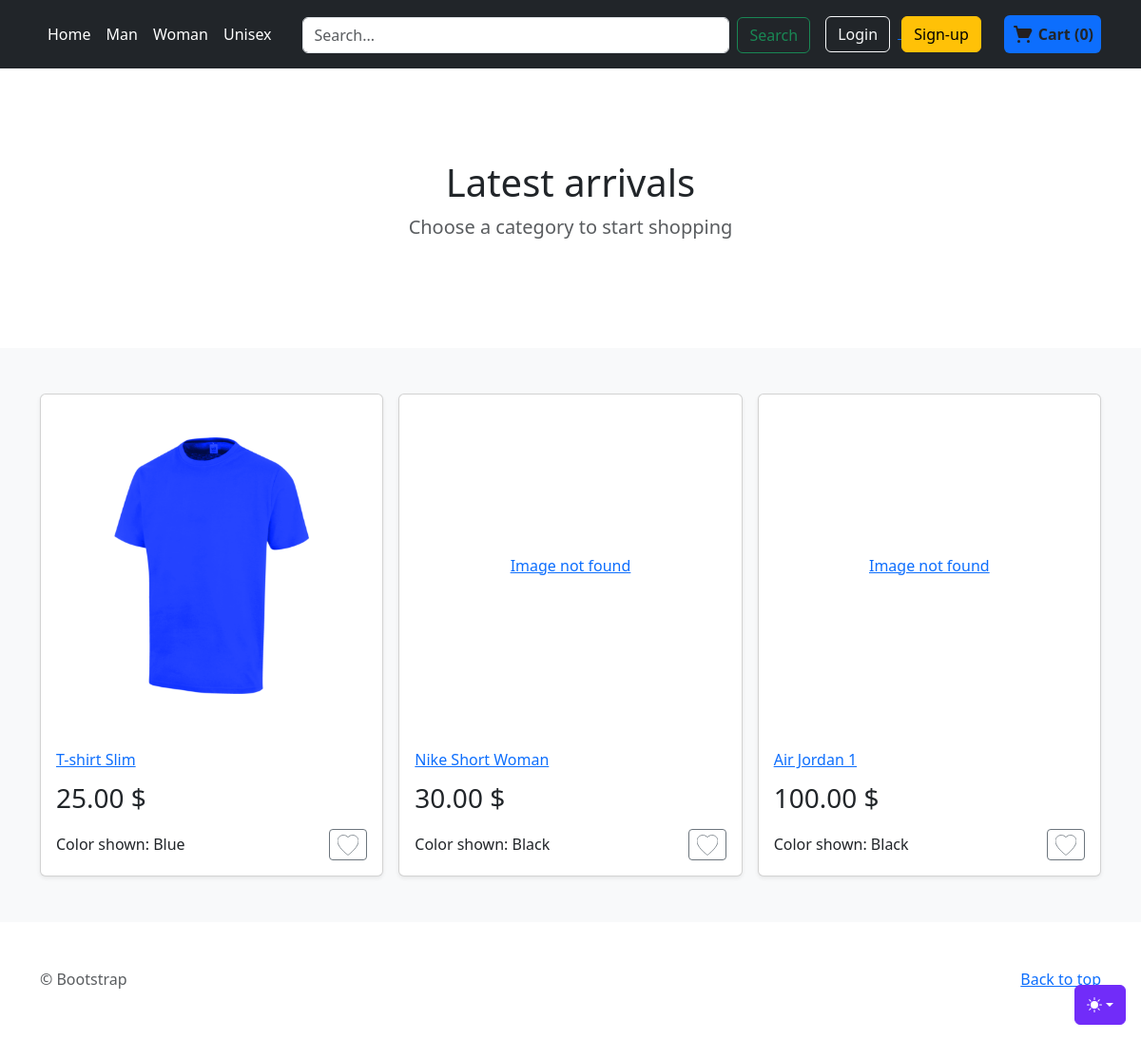
Before: / with the older database file.
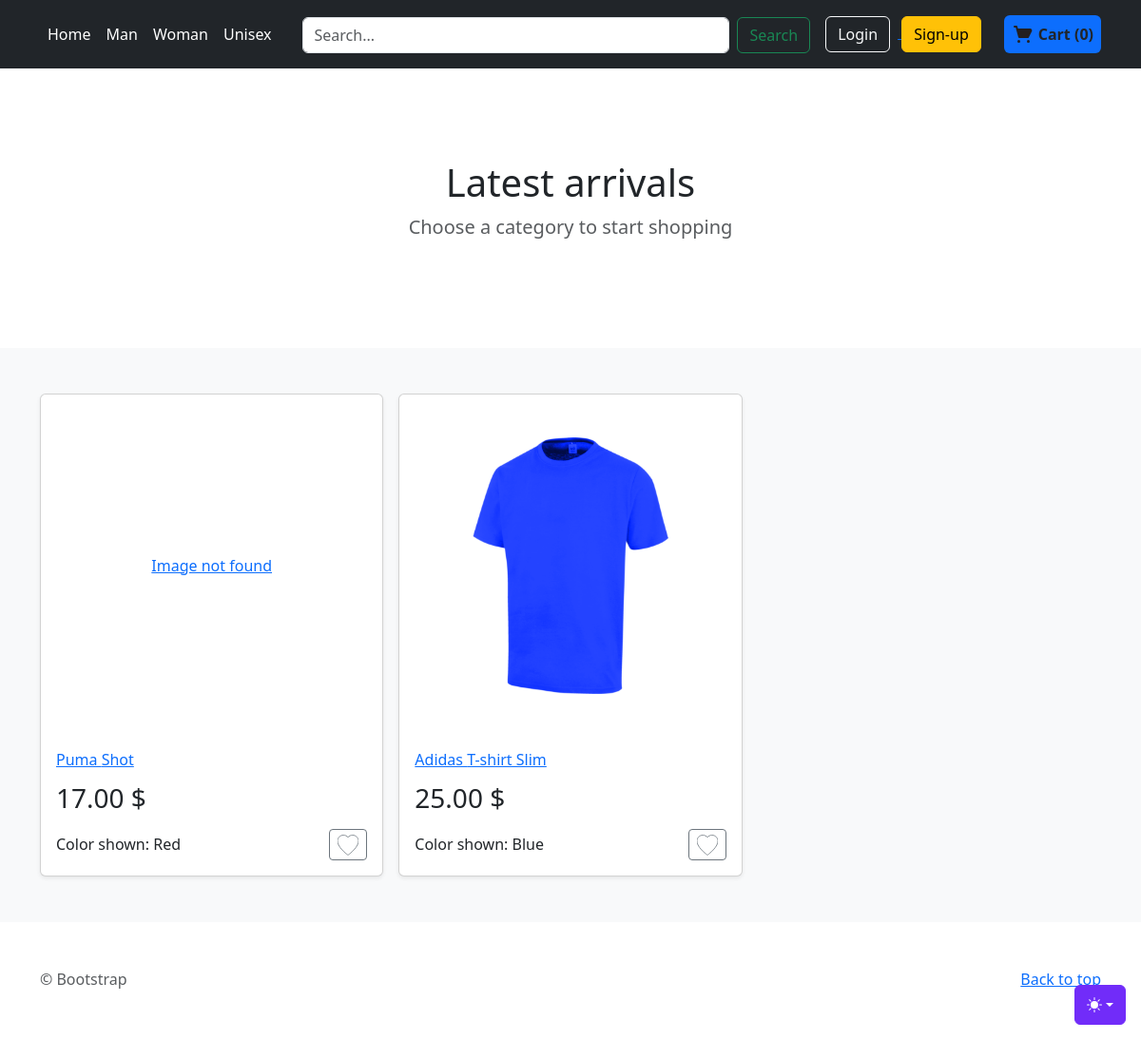
After: the same page with the newer database file.
### store/models.py (models this page shows, shortened)
class ProductVariant(models.Model):
    title = models.CharField(max_length=100, blank=True, null=True)
    product = models.ForeignKey(Product, on_delete=models.CASCADE)
    color = models.ForeignKey(Color, on_delete=models.CASCADE, blank=True, null=True)
    size = models.ForeignKey(Size, on_delete=models.CASCADE, blank=True, null=True)
    image_id = models.ForeignKey(Image, blank=True, null=True,on_delete=models.CASCADE)
    price = models.DecimalField(max_digits=12, decimal_places=2, default=0)
    quantity = models.IntegerField(default=1,null=False)
    purchased = models.PositiveIntegerField(default=0, null=False, blank=True)

class Image(models.Model):
    name = models.CharField(max_length=50, blank=True)
    product=models.ForeignKey(Product, on_delete=models.CASCADE)
    image = models.ImageField(blank=True, upload_to='static/images/')

class Product(models.Model):
    NONE = 'None'
    SIZE = 'Size'
    COLOR = 'Color'
    SIZE_COLOR = 'Size-Color'
    VARIANTS = (
        (NONE, 'None'),
        (SIZE, 'Size'),
        (COLOR, 'Color'),
        (SIZE_COLOR, 'Size-Color'),
    )
    GENDERS = (
        ('Male', 'Male'),
        ('Female', 'Female'),
        ('Unisex', 'Unisex')
    )
    name = models.CharField(max_length=255, null=False, blank=False)
    slug = models.SlugField(null=False, unique=True)
    brand = models.ForeignKey(Brand, null=True, blank=True, on_delete=models.CASCADE)
    category = models.ForeignKey(Category, null=False, blank=False, on_delete=models.CASCADE)
    description = models.TextField(null=True, blank=True)
    base_price = models.DecimalField(max_digits=10, decimal_places=2, null=False,blank=False)
    variant = models.CharField(max_length=10, choices=VARIANTS, default=SIZE_COLOR)
    date_added = models.DateTimeField(auto_now_add=True, null=True)
    gender = models.CharField(max_length=10, choices=GENDERS, default='Unisex')

class Color(models.Model):
    color_name = models.CharField(max_length=100)

class Brand(models.Model):
    brand_name = models.CharField(max_length=100)

### store/views.py (the view)
# urls.py: path('', views.index, name='home'),
def index(request):
    total_latest_shown = 6
    products = ProductVariant.objects.select_related('product').filter(quantity__gt=0).all().order_by('-product__date_added')[:total_latest_shown]
    data = {
        'products': products,
    }
    return render(request, 'store/index.html', data | header_data(request))

### order/models.py (called while the page is built)
    def total_items(self):
        return sum(item.quantity for item in self.cartitem_set.all())

    def total_price(self):
        total = 0
        for item in self.cartitem_set.all():
            total += item.quantity * item.product.price
        return total

### order/views.py (called while the page is built)
def get_or_create_cart(request):
    if request.user.is_authenticated:
        cart, created = Cart.objects.get_or_create(user=request.user)
    else:
        session_cart_id = request.session.get('cart_id')
        if session_cart_id:
            cart, created = Cart.objects.get_or_create(session_id=session_cart_id)
        else:
            cart = Cart.objects.create(session_id=str(uuid.uuid4()))
            request.session['cart_id'] = cart.session_id
    return cart

def get_cart_products(cart):
    cart_items = CartItem.objects.filter(cart=cart).select_related('product')
    cart_products = [
        {
            'product_id': item.product.id,
            'name': item.product.product.brand.brand_name + " " + item.product.title,
            'price': item.product.price,
            'quantity': item.quantity,
            'size': item.product.size.size_name if item.product.size else "One size",
            'color': item.product.color.color_name if item.product.color else "One color"
        } for item in cart_items
    ]
    return cart_products

def cart_info(request):
    cart = get_or_create_cart(request)
    data_response = {
        'cart_products': get_cart_products(cart),
        'total_items': cart.total_items(),
        'total_price': cart.total_price()
    }
    return data_response

### store/views.py (called while the page is built)
def header_data(request):
    cart = get_or_create_cart(request)
    cart_items = CartItem.objects.filter(cart=cart).select_related('product')
    cart_products = [
        {
            'product_id': item.product.id,
            'name': item.product.title,
            'price': item.product.price,
            'quantity': item.product.quantity
        } for item in cart_items
    ]
    cart_product_ids = [item['product_id'] for item in cart_products]
    categories = Category.objects.all()
    data = {
        'cart_products': cart_products,
        'cart_product_ids': cart_product_ids,
        'total_items': cart.total_items(),
        'total_price': cart.total_price(),
        'genders': [gender[0] for gender in Product.GENDERS],
        'categories': categories
    }
    return data

### templates/store/index.html (shortened to what this page needs)
{% load static %}
<!doctype html>
<html lang="en" data-bs-theme="auto">
  <head><script src="{% static 'assets/js/color-modes.js' %}"></script>
    <link rel="stylesheet" href="https://cdn.jsdelivr.net/npm/@docsearch/css@3">
<link href="{%  static 'assets/dist/css/bootstrap.min.css' %}" rel="stylesheet">
<link href="{%  static 'assets/dist/css/store.css' %}" rel="stylesheet">
  </head>
  <body>
    <div class="dropdown position-fixed bottom-0 end-0 mb-3 me-3 bd-mode-toggle">
      <button class="btn btn-bd-primary py-2 dropdown-toggle d-flex align-items-center"
              id="bd-theme"
              type="button"
              aria-expanded="false"
              data-bs-toggle="dropdown"
              aria-label="Toggle theme (auto)">
        <svg class="bi my-1 theme-icon-active" width="1em" height="1em"><use href="#circle-half"></use></svg>
      </button>
    </div>
  <header class="p-3 text-bg-dark">
    <div class="container">
      <div class="d-flex flex-wrap align-items-center justify-content-between">
        <ul class="nav col-12 col-lg-auto mb-2 justify-content-center mb-md-0">
            <li><a href="{% url 'store:home' %}" class="nav-link px-2 text-white">Home</a></li>
            <li><a href="{% url 'store:gender-store' 'Male' %}" class="nav-link px-2 text-white">Man</a></li>
            <li><a href="{% url 'store:gender-store' 'Female' %}" class="nav-link px-2 text-white">Woman</a></li>
            <li><a href="{% url 'store:gender-store' 'Unisex' %}" class="nav-link px-2 text-white">Unisex</a></li>
        </ul>
        <form method="GET" action="{% url 'store:search' %}" class="m-auto col-lg-auto mb-3 mb-lg-0 me-lg-3 flex-grow-1 mx-4" role="search">
            <div class="d-flex">
                <input class="form-control me-2" type="search" placeholder="Search..." aria-label="Search" name="searched">
                <button class="btn btn-outline-success" type="submit">Search</button>
            </div>
        </form>
      <div class="m-auto d-flex justify-content-between align-items-center">
          {% if user.is_authenticated %}
            <div class="dropdown text-end me-4">
          <a href="#" class="d-block link-body-emphasis text-decoration-none dropdown-toggle text-white" data-bs-toggle="dropdown" aria-expanded="false">
              {% if user.first_name %}
                Hi, {{ user.first_name }}!
              {% else %}
                Hi, {{ user.username }}!
              {% endif %}
          </a>
          <ul class="dropdown-menu text-small" style="">
            <li><a class="dropdown-item" href="{% url 'order:orders' %}">Orders</a></li>
            <li><a class="dropdown-item" href="{% url 'accounts:profile' %}">Profile</a></li>
            <li><hr class="dropdown-divider"></li>
            <li><a class="dropdown-item text-danger" href="{% url 'accounts:logout' %}">Log out</a></li>
          </ul>
        </div>
          {% else %}
            <div class="text-end">
            <a href="{% url 'accounts:login' %}">
              <button type="button" class="btn btn-outline-light me-2">Login</button>
            </a>
            <a href="{% url 'accounts:sign-up' %}">
                <button type="button" class="btn btn-warning me-4">Sign-up</button>
            </a>
        </div>
          {% endif %}
<div class="d-flex justify-content-center align-items-center rounded bg-primary p-2">
    <a href="{% url 'order:cart-overview' %}" class="d-flex justify-content-center text-decoration-none align-items-center" style="width: 100%; height: 100%;">
        <span class="ml-1 fw-bold text-dark" id="cart-total">
            Cart ({{ total_items }})
        </span>
    </a>
</div>
      </div>
      </div>
    </div>
  </header>
<main>
    {% block categories %}
      <section class="py-5 text-center container">
            <div class="row py-lg-5">
          <div class="col-lg-6 col-md-8 mx-auto">
            <h1 class="fw-light">{% block section_title %}Latest arrivals{% endblock section_title %}</h1>
            <p class="lead text-body-secondary">{% block section_par %}Choose a category to start shopping{% endblock section_par %}</p>
          </div>
        </div>
      </section>
    {% endblock categories %}
  <div class="album py-5 bg-body-tertiary">
  <div class="d-flex">
        <div class="container">
            {% block content %}
          <div class="row row-cols-1 row-cols-sm-2 row-cols-md-3 g-3">
              {% if products %}
                  {% for article in products %}
                    <div class="col">
                  <div class="card shadow-sm">
                      <a href="{% url 'store:product-detail' gen=article.product.gender category=article.product.category.category_slug  id=article.id %}">
                          <div class="image-container">
                              {% if article.image_id %}
                                <img class="product-image" src="{{ article.image_id.image.url }}" alt="{{ article.image_id.name }}" >
                              {% else %}
                                <span>Image not found</span>
                              {% endif %}
                          </div>
                      </a>
                          <div class="card-body">
                        <a href="{% url 'store:product-detail' gen=article.product.gender category=article.product.category.category_slug id=article.id %}">
                      <h2 class="name-article">{{ article.product.brand.brand_name }} {{ article.product.name }} </h2>
                            </a>
                      <span class="price">{{ article.price }} $</span>
                        <div class="d-flex justify-content-between align-items-center">
                        <span>Color shown: {{ article.color.color_name }}</span>
                            <div class="btn-group">
                          <button type="button" class="btn btn-sm btn-outline-secondary add-to-favourites">
                          </button>
                        </div>
                      </div>
                    </div>
                  </div>
                </div>
                  {% endfor %}
              {% else %}
                  <p class="lead text-body-secondary w-100 text-center">No products found</p>
              {% endif %}
          </div>
            {% endblock content %}
        </div>
  </div>
  </div>
</main>
<footer class="text-body-secondary py-5">
  <div class="container">
    <p class="float-end mb-1">
      <a href="#">Back to top</a>
    </p>
    <p class="mb-1"> &copy; Bootstrap</p>
  </div>
</footer>
    </body>
</html>

### templates/store/index.html (style rules this page uses)
.bi { vertical-align: -.125em; fill: currentColor; }
.btn-bd-primary { --bd-violet-bg: #712cf9; --bd-violet-rgb: 112.520718, 44.062154, 249.437846; --bs-btn-font-weight: 600; --bs-btn-color: var(--bs-white); --bs-btn-bg: var(--bd-violet-bg); --bs-btn-border-color: var(--bd-violet-bg); --bs-btn-hover-color: var(--bs-white); --bs-btn-hover-bg: #6528e0; --bs-btn-hover-border-color: #6528e0; --bs-btn-focus-shadow-rgb: var(--bd-violet-rgb); --bs-btn-active-color: var(--bs-btn-hover-color); --bs-btn-active-bg: #5a23c8; --bs-btn-active-border-color: #5a23c8; }
.bd-mode-toggle { z-index: 1500; }

Changed rows visible on the page:
removed ProductVariant: shows "Image not found", product.name "Nike Short Woman", price "30.00", color.color_name "Black"
removed ProductVariant: shows "Image not found", product.name "Air Jordan 1", price "100.00", color.color_name "Black"
added ProductVariant: shows "Image not found", product.brand.brand_name "Puma", product.name "Shot", price "17.00", color.color_name "Red"
changed through a linked row, ProductVariant "T-shirt Slim": product.brand.brand_name (not shown) → "Adidas"
